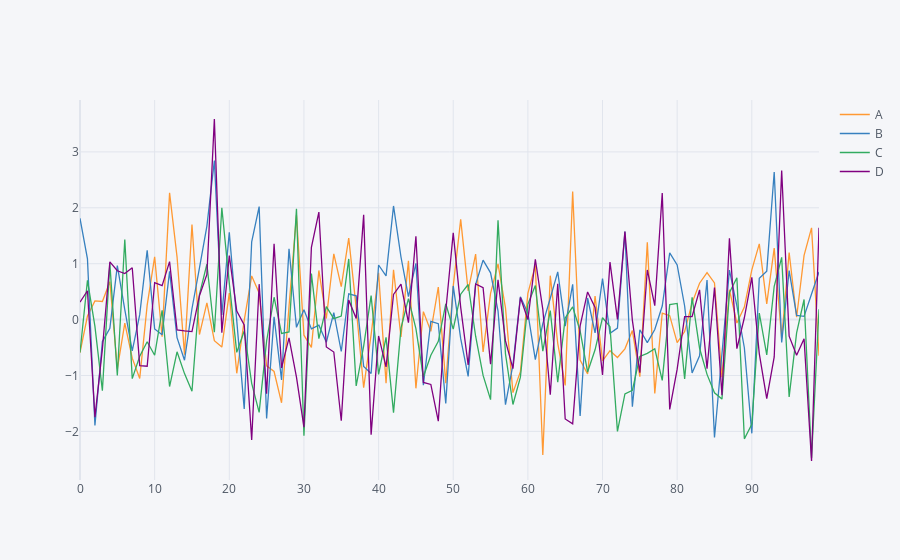

This figure's notebook cell:
### Markdown cell above
iteractive plot using 'iplot()'

### Code cell
df.iplot()
